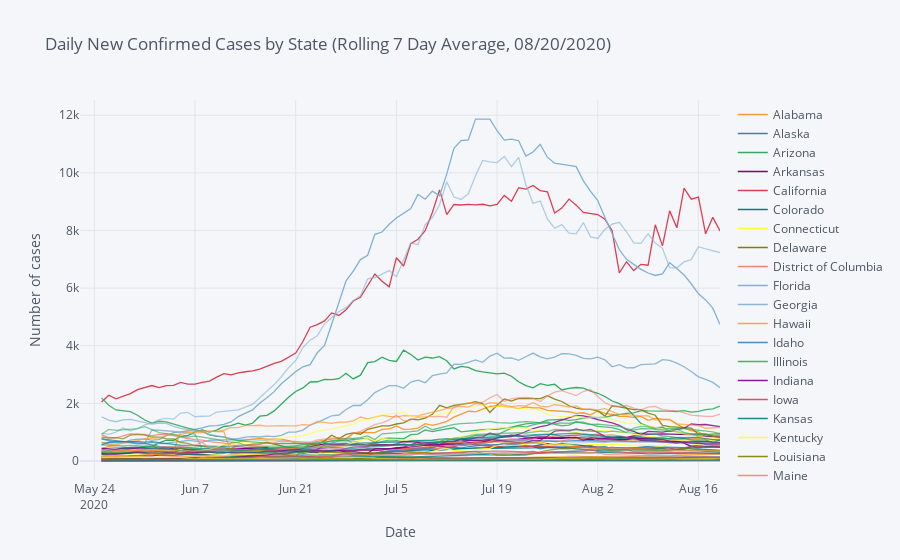

This figure's notebook cell:
### Code cell
window_size = 7
avg_cases = states_daily_confirmed.rolling(window=window_size, min_periods=3).mean()
states_confirmed_plot = avg_cases.iplot(scale='log', yaxis_title='Number of cases', xaxis_title='Date',
              title='Daily New Confirmed Cases by State (Rolling {} Day Average, {})'.format(window_size, today), asFigure = True)

states_confirmed_plot
